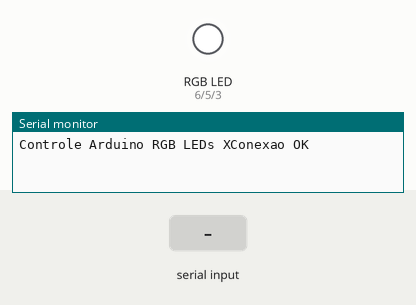
Recording of a sketch running on a simulated Arduino Uno, built with avr-gcc and run on an emulated ATmega328P. Shown: an RGB LED mixed from three pins (HIGH = lit), the last lines printed to the serial monitor. Inputs (shaded band) come from the test bench. Dim RGB values are drawn brighter than linear.

Above: at 1.2 s.
1.3 s: "90,45,200\n" received over Serial
At 1.8 s:
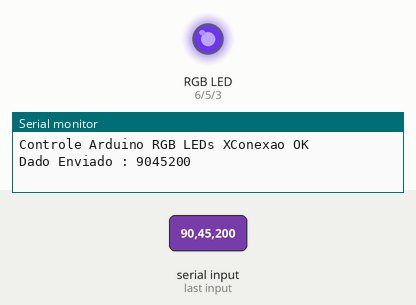
2.8 s: "30,150,10\n" received over Serial
At 4.0 s:
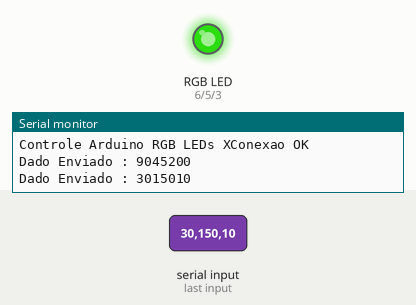
4.3 s: "1,90,45\n" received over Serial
At 5.2 s:
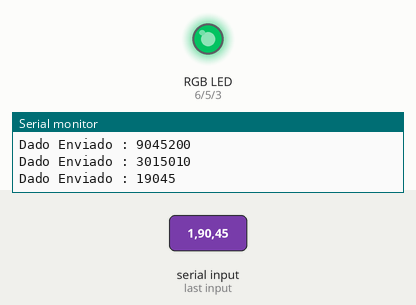
Timing chart, 0 to 7.3 s (numbered marks = the images above; inputs shaded):
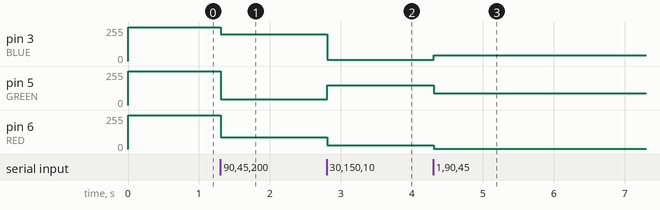

Measured:
- after the input at 1.3 s, pin 3 (BLUE): 255/255 → 200/255 at once; pin 5 (GREEN): 255/255 → 45/255 at once; pin 6 (RED): 255/255 → 90/255 at once
- after the input at 2.8 s, pin 3 (BLUE): 200/255 → 10/255 at once; pin 5 (GREEN): 45/255 → 150/255 at once; pin 6 (RED): 90/255 → 30/255 at once
- after the input at 4.3 s, pin 3 (BLUE): 10/255 → 45/255 at once; pin 5 (GREEN): 150/255 → 90/255 at once; pin 6 (RED): 30/255 → 1/255 at once

The sketch:

luminaria_rgb.ino
```cpp
//pinos do LED
const int RED = 6;
const int GREEN = 5;
const int BLUE = 3;

//variaveis para coletar as cores enviadas pelo android
int red = 255;
int green = 255;
int blue = 255;

void setup() {
    Serial.begin(9600);

    //este sao os pinos de saida
    //cada pino representa uma cor do RGB
    pinMode(RED, OUTPUT);
    pinMode(GREEN, OUTPUT);
    pinMode(BLUE, OUTPUT);

    //desliga todos os pinos ao comecar
    analogWrite(RED, red);
    analogWrite(GREEN, green);
    analogWrite(BLUE, blue);

    Serial.println("Controle Arduino RGB LEDs XConexao OK");
}

void loop() {

    while (Serial.available() > 0) {
        //O formato que o arduino recebe é "x1,x2,x3\n"
        //o separador é a virgula
        //x1 = vermelho
        //x2 = verde
        //x3 = azul

        red = Serial.parseInt();
        green = Serial.parseInt();
        blue = Serial.parseInt();

        //busca uma nova linha, isto é o final dos dados enviados
         if (Serial.read() == '\n') {
           //coloca os numeros entre 0 a 255
           //caso ocorra por acidente de vir um numero fora
           //desta faixa
           red = constrain(red, 0, 255);
           green = constrain(green, 0, 255);
           blue = constrain(blue, 0, 255);

           //envia o valor relativo para os pinos
           analogWrite(RED, red);
           analogWrite(GREEN, green);
           analogWrite(BLUE, blue);

            //imprime o que o arduino recebeu em cada cor
            Serial.print("Dado Enviado : ");
            Serial.print(red);
            Serial.print(green);
            Serial.println(blue);
         }
    }
}
```
